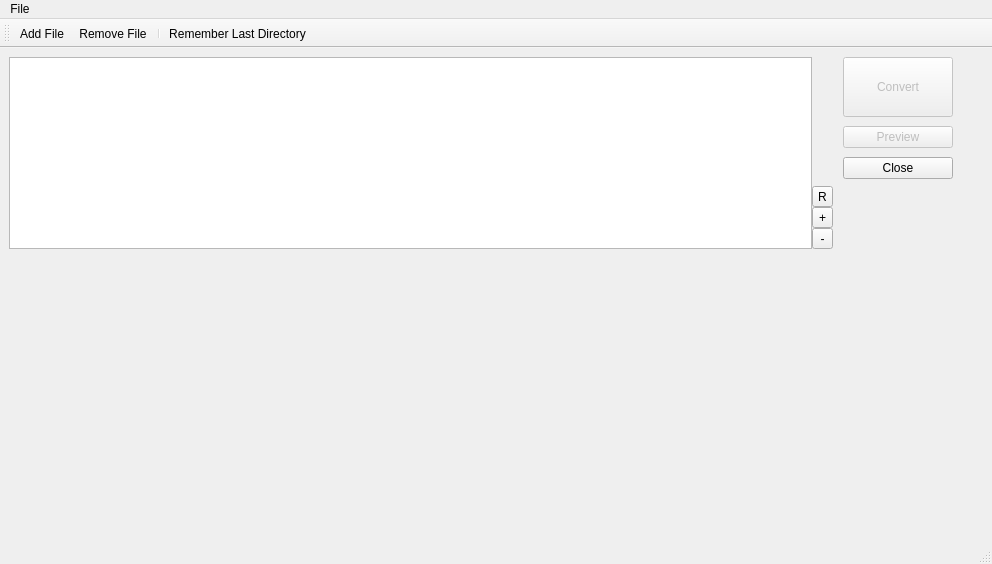
<?xml version="1.0" encoding="UTF-8"?>
<ui version="4.0">
 <class>CFrontend2</class>
 <widget class="QMainWindow" name="CFrontend2">
  <property name="geometry">
   <rect>
    <x>0</x>
    <y>0</y>
    <width>992</width>
    <height>564</height>
   </rect>
  </property>
  <property name="windowTitle">
   <string>MainWindow</string>
  </property>
  <widget class="QWidget" name="centralwidget">
   <layout class="QVBoxLayout" name="verticalLayout_3" stretch="0,0,1">
    <property name="spacing">
     <number>0</number>
    </property>
    <item>
     <layout class="QHBoxLayout" name="horizontalLayout" stretch="0,0,0,0,0">
      <property name="spacing">
       <number>0</number>
      </property>
      <property name="sizeConstraint">
       <enum>QLayout::SetDefaultConstraint</enum>
      </property>
      <item>
       <widget class="QListWidget" name="listToConvert">
        <property name="sizePolicy">
         <sizepolicy hsizetype="Expanding" vsizetype="Fixed">
          <horstretch>0</horstretch>
          <verstretch>0</verstretch>
         </sizepolicy>
        </property>
        <property name="selectionMode">
         <enum>QAbstractItemView::ExtendedSelection</enum>
        </property>
       </widget>
      </item>
      <item>
       <layout class="QVBoxLayout" name="verticalLayout_2">
        <property name="spacing">
         <number>0</number>
        </property>
        <item>
         <spacer name="verticalSpacer_2">
          <property name="orientation">
           <enum>Qt::Vertical</enum>
          </property>
          <property name="sizeHint" stdset="0">
           <size>
            <width>20</width>
            <height>40</height>
           </size>
          </property>
         </spacer>
        </item>
        <item>
         <widget class="QToolButton" name="btnTogleRememberLastDfms">
          <property name="minimumSize">
           <size>
            <width>21</width>
            <height>0</height>
           </size>
          </property>
          <property name="toolTip">
           <string comment="Remember List" extracomment="Remember List">Remember Files</string>
          </property>
          <property name="statusTip">
           <string comment="Remember List" extracomment="Remember List">Toggle to remember Files.</string>
          </property>
          <property name="text">
           <string>R</string>
          </property>
         </widget>
        </item>
        <item>
         <widget class="QToolButton" name="btnAddFile">
          <property name="text">
           <string>+</string>
          </property>
         </widget>
        </item>
        <item>
         <widget class="QToolButton" name="btnRemoveFile">
          <property name="sizePolicy">
           <sizepolicy hsizetype="Fixed" vsizetype="Fixed">
            <horstretch>0</horstretch>
            <verstretch>0</verstretch>
           </sizepolicy>
          </property>
          <property name="minimumSize">
           <size>
            <width>21</width>
            <height>0</height>
           </size>
          </property>
          <property name="baseSize">
           <size>
            <width>21</width>
            <height>0</height>
           </size>
          </property>
          <property name="text">
           <string>-</string>
          </property>
         </widget>
        </item>
       </layout>
      </item>
      <item>
       <spacer name="horizontalSpacer_2">
        <property name="orientation">
         <enum>Qt::Horizontal</enum>
        </property>
        <property name="sizeType">
         <enum>QSizePolicy::Fixed</enum>
        </property>
        <property name="sizeHint" stdset="0">
         <size>
          <width>10</width>
          <height>20</height>
         </size>
        </property>
       </spacer>
      </item>
      <item>
       <layout class="QVBoxLayout" name="verticalLayout">
        <property name="spacing">
         <number>9</number>
        </property>
        <item>
         <widget class="QPushButton" name="btnConvert">
          <property name="enabled">
           <bool>false</bool>
          </property>
          <property name="sizePolicy">
           <sizepolicy hsizetype="Preferred" vsizetype="Fixed">
            <horstretch>8</horstretch>
            <verstretch>0</verstretch>
           </sizepolicy>
          </property>
          <property name="minimumSize">
           <size>
            <width>0</width>
            <height>60</height>
           </size>
          </property>
          <property name="baseSize">
           <size>
            <width>0</width>
            <height>100</height>
           </size>
          </property>
          <property name="text">
           <string>Convert</string>
          </property>
         </widget>
        </item>
        <item>
         <widget class="QPushButton" name="btnPreview">
          <property name="enabled">
           <bool>false</bool>
          </property>
          <property name="text">
           <string>Preview</string>
          </property>
         </widget>
        </item>
        <item>
         <widget class="QPushButton" name="btnClose">
          <property name="minimumSize">
           <size>
            <width>110</width>
            <height>0</height>
           </size>
          </property>
          <property name="text">
           <string>Close</string>
          </property>
         </widget>
        </item>
        <item>
         <spacer name="verticalSpacer">
          <property name="orientation">
           <enum>Qt::Vertical</enum>
          </property>
          <property name="sizeType">
           <enum>QSizePolicy::Expanding</enum>
          </property>
          <property name="sizeHint" stdset="0">
           <size>
            <width>20</width>
            <height>40</height>
           </size>
          </property>
         </spacer>
        </item>
       </layout>
      </item>
      <item>
       <spacer name="horizontalSpacer">
        <property name="orientation">
         <enum>Qt::Horizontal</enum>
        </property>
        <property name="sizeType">
         <enum>QSizePolicy::Fixed</enum>
        </property>
        <property name="sizeHint" stdset="0">
         <size>
          <width>30</width>
          <height>20</height>
         </size>
        </property>
       </spacer>
      </item>
     </layout>
    </item>
    <item>
     <spacer name="verticalSpacer_3">
      <property name="orientation">
       <enum>Qt::Vertical</enum>
      </property>
      <property name="sizeType">
       <enum>QSizePolicy::Expanding</enum>
      </property>
      <property name="sizeHint" stdset="0">
       <size>
        <width>20</width>
        <height>40</height>
       </size>
      </property>
     </spacer>
    </item>
    <item>
     <widget class="CLogger" name="logger" native="true">
      <property name="enabled">
       <bool>true</bool>
      </property>
      <property name="sizePolicy">
       <sizepolicy hsizetype="Expanding" vsizetype="Expanding">
        <horstretch>0</horstretch>
        <verstretch>0</verstretch>
       </sizepolicy>
      </property>
     </widget>
    </item>
   </layout>
  </widget>
  <widget class="QMenuBar" name="menubar">
   <property name="geometry">
    <rect>
     <x>0</x>
     <y>0</y>
     <width>992</width>
     <height>21</height>
    </rect>
   </property>
   <widget class="QMenu" name="menuFile">
    <property name="title">
     <string>File</string>
    </property>
    <addaction name="actionAdd_File"/>
    <addaction name="actionRemove_File"/>
    <addaction name="separator"/>
    <addaction name="actionRemember_Last_Directory"/>
   </widget>
   <addaction name="menuFile"/>
  </widget>
  <widget class="QStatusBar" name="statusbar"/>
  <widget class="QToolBar" name="toolBar">
   <property name="windowTitle">
    <string>toolBar</string>
   </property>
   <attribute name="toolBarArea">
    <enum>TopToolBarArea</enum>
   </attribute>
   <attribute name="toolBarBreak">
    <bool>false</bool>
   </attribute>
   <addaction name="actionAdd_File"/>
   <addaction name="actionRemove_File"/>
   <addaction name="separator"/>
   <addaction name="actionRemember_Last_Directory"/>
  </widget>
  <action name="actionAdd_File">
   <property name="text">
    <string>Add File</string>
   </property>
  </action>
  <action name="actionRemove_File">
   <property name="text">
    <string>Remove File</string>
   </property>
  </action>
  <action name="actionRemember_Last_Directory">
   <property name="checkable">
    <bool>true</bool>
   </property>
   <property name="text">
    <string>Remember Last Directory</string>
   </property>
   <property name="toolTip">
    <string>Remember Last Dfms</string>
   </property>
  </action>
 </widget>
 <customwidgets>
  <customwidget>
   <class>CLogger</class>
   <extends>QWidget</extends>
   <header>clogger.h</header>
  </customwidget>
 </customwidgets>
 <resources/>
 <connections>
  <connection>
   <sender>btnClose</sender>
   <signal>clicked()</signal>
   <receiver>CFrontend2</receiver>
   <slot>close()</slot>
   <hints>
    <hint type="sourcelabel">
     <x>950</x>
     <y>155</y>
    </hint>
    <hint type="destinationlabel">
     <x>527</x>
     <y>314</y>
    </hint>
   </hints>
  </connection>
  <connection>
   <sender>btnTogleRememberLastDfms</sender>
   <signal>clicked()</signal>
   <receiver>CFrontend2</receiver>
   <slot>togleRememberLastDfms()</slot>
   <hints>
    <hint type="sourcelabel">
     <x>828</x>
     <y>175</y>
    </hint>
    <hint type="destinationlabel">
     <x>991</x>
     <y>370</y>
    </hint>
   </hints>
  </connection>
  <connection>
   <sender>actionRemember_Last_Directory</sender>
   <signal>toggled(bool)</signal>
   <receiver>CFrontend2</receiver>
   <slot>togleRememberLastDfms()</slot>
   <hints>
    <hint type="sourcelabel">
     <x>-1</x>
     <y>-1</y>
    </hint>
    <hint type="destinationlabel">
     <x>495</x>
     <y>281</y>
    </hint>
   </hints>
  </connection>
  <connection>
   <sender>actionAdd_File</sender>
   <signal>triggered()</signal>
   <receiver>btnAddFile</receiver>
   <slot>click()</slot>
   <hints>
    <hint type="sourcelabel">
     <x>-1</x>
     <y>-1</y>
    </hint>
    <hint type="destinationlabel">
     <x>818</x>
     <y>187</y>
    </hint>
   </hints>
  </connection>
  <connection>
   <sender>actionRemove_File</sender>
   <signal>triggered()</signal>
   <receiver>btnRemoveFile</receiver>
   <slot>click()</slot>
   <hints>
    <hint type="sourcelabel">
     <x>-1</x>
     <y>-1</y>
    </hint>
    <hint type="destinationlabel">
     <x>818</x>
     <y>210</y>
    </hint>
   </hints>
  </connection>
 </connections>
 <slots>
  <slot>togleRememberLastDfms()</slot>
 </slots>
</ui>
